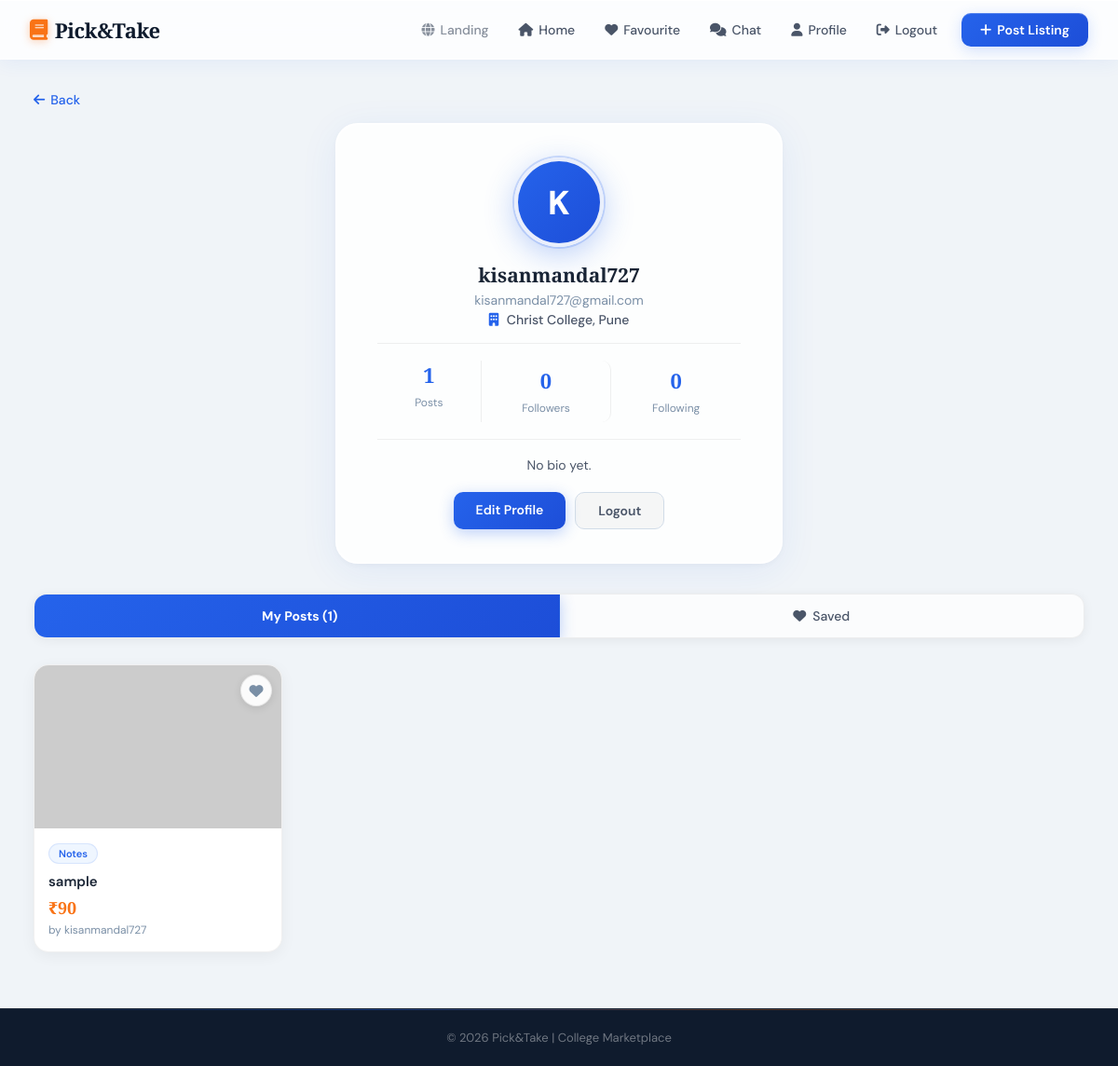
Screenshot of /profile (signed in) with the database file from the repository.
### tables this page shows
CREATE TABLE users (
                id       INTEGER PRIMARY KEY,
                email    TEXT UNIQUE NOT NULL,
                password TEXT NOT NULL,
                name     TEXT,
                username TEXT,
                college  TEXT,
                bio      TEXT DEFAULT '',
                avatar   TEXT DEFAULT '',
                is_admin INTEGER DEFAULT 0,
                banned   INTEGER DEFAULT 0
            );

CREATE TABLE listings (
                id          TEXT PRIMARY KEY,
                title       TEXT NOT NULL,
                price       INTEGER DEFAULT 0,
                username    TEXT NOT NULL,
                image       TEXT DEFAULT '',
                category    TEXT NOT NULL,
                description TEXT DEFAULT '',
                pdf_file    TEXT DEFAULT '',
                sold        INTEGER DEFAULT 0,
                created_at  TIMESTAMP DEFAULT CURRENT_TIMESTAMP
            );

### app.py (the view)
@app.route("/profile")
def profile():
    if "email" not in session:
        return redirect(url_for("login"))
    email = session["email"]
    tab   = request.args.get("tab", "posts")
    with get_db() as conn:
        cur = conn.cursor()
        cur.execute("SELECT * FROM users WHERE email=%s", (email,))
        user = dict(cur.fetchone())
        cur.execute("SELECT * FROM listings WHERE username=%s ORDER BY created_at DESC", (user["name"],))
        my_listings = [dict(r) for r in cur.fetchall()]
        cur.execute("SELECT * FROM listings ORDER BY created_at DESC")
        all_listings = [dict(r) for r in cur.fetchall()]
        cur.execute("SELECT listing_id FROM favourites WHERE user_email=%s", (email,))
        fav_ids = [r["listing_id"] for r in cur.fetchall()]
        cur.execute("SELECT COUNT(*) AS c FROM follows WHERE following=%s", (user["name"],))
        follower_count = cur.fetchone()["c"]
        cur.execute("SELECT COUNT(*) AS c FROM follows WHERE follower=%s", (user["name"],))
        following_count = cur.fetchone()["c"]
    for l in all_listings:
        for k, v in l.items():
            if hasattr(v, 'isoformat'):
                l[k] = v.isoformat()
    return render_template("profile.html", user=user, email=email,
                           my_listings=my_listings, tab=tab,
                           fav_ids=fav_ids,
                           follower_count=follower_count,
                           following_count=following_count,
                           listings_json=json.dumps(all_listings))

### app.py (called while the page is built)
def get_db():
    if USE_POSTGRES:
        conn = psycopg2.connect(
            DATABASE_URL,
            cursor_factory=psycopg2.extras.RealDictCursor
        )
        return conn
    else:
        return SQLiteConnWrapper("picktake.db")

    def execute(self, sql, params=()):
        sql = sql.replace("%s", "?")
        self._cur.execute(sql, params)

    def fetchone(self):
        row = self._cur.fetchone()
        if row is None:
            return None
        cols = [d[0] for d in self._cur.description]
        return dict(zip(cols, row))

    def fetchall(self):
        rows = self._cur.fetchall()
        if not rows:
            return []
        cols = [d[0] for d in self._cur.description]
        return [dict(zip(cols, r)) for r in rows]

    def cursor(self):
        return SQLiteCursor(self._conn)

    def __enter__(self):
        return self

    def __exit__(self, *args):
        self._conn.commit()
        self._conn.close()

### templates/profile.html (shortened to what this page needs)
{% extends "base.html" %}
{% block extra_css %}
  <link rel="stylesheet" href="{{ url_for('static', filename='css/profile.css') }}">
{% endblock %}
{% block content %}
<div class="profile-container">
  <a href="javascript:history.back()" class="back-link" style="display:inline-flex;align-items:center;gap:6px;color:var(--accent);text-decoration:none;font-size:14px;font-weight:500;margin-bottom:16px;">
    <i class="fa fa-arrow-left"></i> Back
  </a>
  <div class="profile-header">
    {% if user.avatar %}
      <img src="{{ user.avatar }}"
           class="profile-avatar-img"
           onerror="this.style.display='none';document.getElementById('avatarFallback').style.display='flex'">
      <div class="profile-avatar" id="avatarFallback" style="display:none">{{ user.name[0]|upper if user.name else 'U' }}</div>
    {% else %}
      <div class="profile-avatar">{{ user.name[0]|upper if user.name else 'U' }}</div>
    {% endif %}
    <h2>{{ user.name or 'User' }}</h2>
    <p class="email">{{ email }}</p>
    <p class="college"><i class="fa fa-building"></i> {{ user.college or '—' }}</p>
    <div class="stats">
      <div><strong>{{ my_listings|length }}</strong><span>Posts</span></div>
      <div class="stat-clickable" onclick="openModal('followers')">
        <strong id="my-follower-count">{{ follower_count }}</strong><span>Followers</span>
      </div>
      <div class="stat-clickable" onclick="openModal('following')">
        <strong id="my-following-count">{{ following_count }}</strong><span>Following</span>
      </div>
    </div>
    <p class="bio">{{ user.bio or 'No bio yet.' }}</p>
    <div class="profile-btns">
      <a href="{{ url_for('edit_profile') }}" class="btn-edit">Edit Profile</a>
      <a href="{{ url_for('logout') }}" class="btn-logout">Logout</a>
    </div>
  </div>
  <div class="tabs">
    <div class="tab {% if tab != 'saved' %}active{% endif %}" onclick="switchTab('posts')">
       My Posts ({{ my_listings|length }})
    </div>
    <div class="tab {% if tab == 'saved' %}active{% endif %}" onclick="switchTab('saved')">
      <i class="fa fa-heart"></i> Saved
    </div>
  </div>
  <div id="posts-panel" {% if tab == 'saved' %}style="display:none"{% endif %}>
    {% if my_listings %}
      <div class="cards-grid">
        {% for l in my_listings %}
          <div class="card" data-id="{{ l.id }}"
               onclick="location.href='{{ url_for('listing_detail', listing_id=l.id) }}'">
            <div class="card-img">
              {% if l.image %}
                <img src="{{ l.image }}" alt="{{ l.title }}"
                     onerror="this.src='https://placehold.co/300x175/eff6ff/2563eb?text=No+Image'">
              {% else %}
                <img src="https://placehold.co/300x175/eff6ff/2563eb?text=No+Image" alt="{{ l.title }}">
              {% endif %}
              <i class="fa fa-heart fav-icon {% if l.id in fav_ids %}active{% endif %}"
                 onclick="event.stopPropagation()"></i>
            </div>
            <div class="card-body">
              <span class="category-tag">{{ l.category }}</span>
              <h3>{{ l.title }}</h3>
              <p class="price">₹{{ l.price }}</p>
              <p class="uploaded">by {{ l.username }}</p>
            </div>
          </div>
        {% endfor %}
      </div>
    {% else %}
      <div class="empty-state">
        <i class="fa fa-box-open"></i>
        <p>No posts yet. <a href="{{ url_for('post_listing') }}">Post your first listing →</a></p>
      </div>
    {% endif %}
  </div>
</div>
{% endblock %}

### templates/base.html (shortened to what this page needs)
<!DOCTYPE html>
<html lang="en">
<head>
  <link rel="stylesheet" href="{{ url_for('static', filename='css/common.css') }}">
  {% block extra_css %}{% endblock %}
  <link rel="stylesheet" href="https://cdnjs.cloudflare.com/ajax/libs/font-awesome/6.5.0/css/all.min.css">
</head>
<body>
<div class="header" id="mainHeader">
  <div class="logo"><i class="fa fa-book"></i> Pick&amp;Take</div>
  <div class="menu" id="navMenu">
    <a href="{{ url_for('landing') }}" title="Back to landing page" style="opacity:0.65;"><i class="fa fa-globe"></i> Landing</a>
    <a href="{{ url_for('home') }}"><i class="fa fa-house"></i> Home</a>
    <a href="{{ url_for('profile', tab='saved') }}"><i class="fa fa-heart"></i> Favourite</a>
    <a href="{{ url_for('chat') }}"><i class="fa fa-comments"></i> Chat</a>
    <a href="{{ url_for('profile') }}"><i class="fa fa-user"></i> Profile</a>
    <a href="{{ url_for('logout') }}"><i class="fa fa-right-from-bracket"></i> Logout</a>
    <a href="{{ url_for('post_listing') }}" class="post-btn"><i class="fa fa-plus"></i> Post Listing</a>
  </div>
</div>
{% block content %}{% endblock %}
<div class="footer">© 2026 Pick&amp;Take | College Marketplace</div>
</body>
</html>

### static/css/common.css (style rules this page uses)
:root { --bg: #f0f4f8; --bg2: #e8eef5; --surface: #ffffff; --surface2: #f7fafc; --border: #d1dce8; --border2: #c0cfde; --text: #1a2535; --text2: #4a5568; --text3: #7a8fa6; --accent: #2563eb; --accent2: #1d4ed8; --accent-light: #eff6ff; --accent-glow: rgba(37,99,235,0.2); --orange: #f97316; --orange-light: #fff7ed; --green: #10b981; --green-light: #ecfdf5; --red: #ef4444; --red-light: #fef2f2; --header-h: 64px; --shadow-sm: 0 1px 3px rgba(0,0,0,0.08), 0 1px 2px rgba(0,0,0,0.04); --shadow: 0 4px 24px rgba(0,0,0,0.08); --shadow-lg: 0 12px 48px rgba(0,0,0,0.12); --shadow-glow: 0 8px 32px rgba(37,99,235,0.25); --radius: 14px; --radius-sm: 9px; --navy: #0f1b2d; }
*, *::before, *::after { box-sizing: border-box; margin: 0; padding: 0; }
html { height: 100%; overflow-x: hidden; scroll-behavior: smooth; }
body { display: flex; flex-direction: column; min-height: 100vh; overflow-x: hidden; max-width: 100vw; font-family: 'DM Sans', 'Segoe UI', system-ui, sans-serif; background: var(--bg); color: var(--text); perspective: 1200px; }
.header { display: flex; justify-content: space-between; align-items: center; padding: 0 32px; height: var(--header-h); background: rgba(255,255,255,0.8); backdrop-filter: blur(20px) saturate(180%); -webkit-backdrop-filter: blur(20px) saturate(180%); border-bottom: 1px solid rgba(255,255,255,0.6); box-shadow: 0 2px 20px rgba(37,99,235,0.08), 0 1px 0 rgba(255,255,255,0.9) inset; position: sticky; top: 0; z-index: 200; flex-shrink: 0; transition: all 0.3s ease; }
.logo { font-size: 22px; font-weight: 800; color: var(--navy); letter-spacing: -0.5px; display: flex; align-items: center; gap: 8px; font-family: 'Playfair Display', serif; transition: transform 0.3s ease; }
.logo i { color: var(--orange); filter: drop-shadow(0 2px 4px rgba(249,115,22,0.4)); }
.menu { display: flex; align-items: center; gap: 4px; }
.menu a { display: inline-flex; align-items: center; gap: 6px; padding: 8px 14px; text-decoration: none; color: var(--text2); font-weight: 500; font-size: 14px; border-radius: var(--radius-sm); transition: all 0.2s cubic-bezier(0.34, 1.56, 0.64, 1); position: relative; }
.menu a::before { content: ''; position: absolute; inset: 0; border-radius: var(--radius-sm); background: var(--accent-light); opacity: 0; transform: scale(0.92); transition: all 0.2s ease; }
.menu a > * { position: relative; z-index: 1; }
.menu a::after { display: none; }
.menu i { font-size: 14px; }
.post-btn { background: linear-gradient(135deg, var(--accent), var(--accent2)) !important; color: #fff !important; padding: 9px 20px !important; border-radius: 10px !important; font-weight: 600 !important; box-shadow: 0 4px 16px var(--accent-glow), 0 1px 0 rgba(255,255,255,0.2) inset !important; transition: all 0.3s cubic-bezier(0.34, 1.56, 0.64, 1) !important; margin-left: 8px; position: relative; overflow: hidden; }
.post-btn::before { content: '' !important; position: absolute !important; inset: 0 !important; background: rgba(255,255,255,0.15) !important; opacity: 0 !important; transition: opacity 0.2s !important; border-radius: 10px !important; }
.post-btn::after { display: none !important; }
.footer { background: var(--navy); border-top: 1px solid rgba(255,255,255,0.08); color: rgba(255,255,255,0.4); text-align: center; padding: 22px; font-size: 13px; flex-shrink: 0; margin-top: auto; position: relative; }
.footer::before { content: ''; position: absolute; top: 0; left: 0; right: 0; height: 1px; background: linear-gradient(90deg, transparent, rgba(37,99,235,0.4), rgba(249,115,22,0.3), transparent); }

### rows the page displays
users: name "K", name "kisanmandal727", email "kisanmandal727@gmail.com", college "Christ College, Pune", bio "No bio yet."
listings: category "Notes", title "sample", price "90", username "kisanmandal727"

### other values shown
{{ my_listings|length }} "1"
{{ follower_count }} "0"
{{ following_count }} "0"
